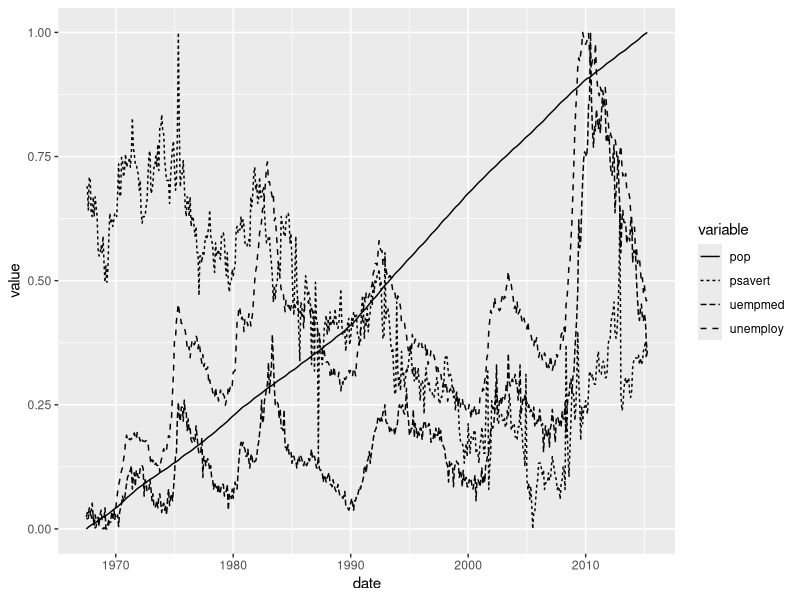

Write R code to recreate this figure.
#+++++++++++++++++++++++++++++++++++++++++++++++++++++++++++++++++++++++++++++++
#
#
# FileName:           plotly07.R
# FileDescription:
#
#
# Reference:
#           docs.ggplot2.org/current/aes_group_order.html
#
#+++++++++++++++++++++++++++++++++++++++++++++++++++++++++++++++++++++++++++++++
# Miguel P. Xochicale [http://mxochicale.github.io]
# Doctoral Researcher in Human-Robot Interaction
# University of Birmingham, U.K. (2014-2018)
#+++++++++++++++++++++++++++++++++++++++++++++++++++++++++++++++++++++++++++++++
#
#
#

library(ggplot2)


# Using linetypes

rescale01 <- function(x) (x-min(x)) / diff(range(x))

ec_scaled <- data.frame(
            date=economics$date,
            plyr::colwise(rescale01)(economics[,-(1:2)])
  )


ecm <- reshape2::melt(ec_scaled, id.vars= "date")

f <- ggplot(ecm, aes(date,value))
f + geom_line(aes(linetype=variable))
